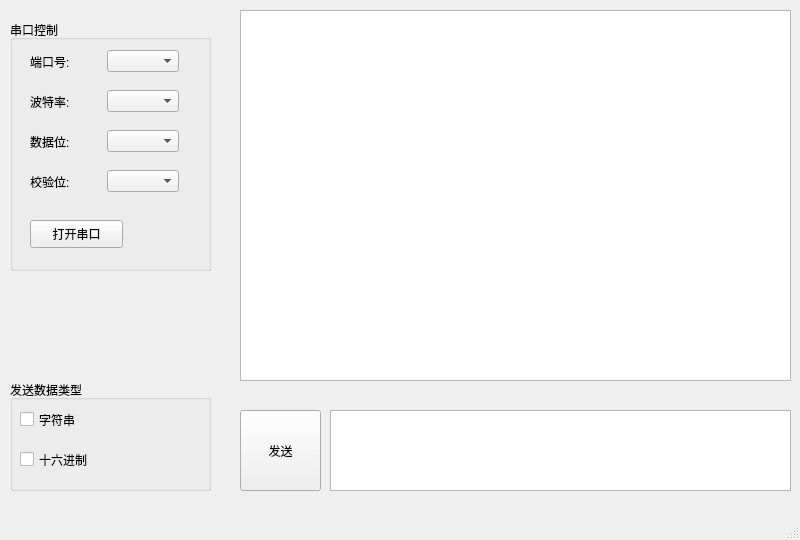
<?xml version="1.0" encoding="UTF-8"?>
<ui version="4.0">
 <class>MainWindow</class>
 <widget class="QMainWindow" name="MainWindow">
  <property name="geometry">
   <rect>
    <x>0</x>
    <y>0</y>
    <width>800</width>
    <height>540</height>
   </rect>
  </property>
  <property name="windowTitle">
   <string>MainWindow</string>
  </property>
  <widget class="QWidget" name="centralwidget">
   <widget class="QTextEdit" name="textEdit">
    <property name="geometry">
     <rect>
      <x>240</x>
      <y>10</y>
      <width>551</width>
      <height>371</height>
     </rect>
    </property>
    <property name="readOnly">
     <bool>true</bool>
    </property>
   </widget>
   <widget class="QTextEdit" name="textEdit_2">
    <property name="geometry">
     <rect>
      <x>330</x>
      <y>410</y>
      <width>461</width>
      <height>81</height>
     </rect>
    </property>
   </widget>
   <widget class="QPushButton" name="pushButton_send">
    <property name="geometry">
     <rect>
      <x>240</x>
      <y>410</y>
      <width>81</width>
      <height>81</height>
     </rect>
    </property>
    <property name="text">
     <string>发送</string>
    </property>
   </widget>
   <widget class="QGroupBox" name="groupBox">
    <property name="geometry">
     <rect>
      <x>10</x>
      <y>20</y>
      <width>201</width>
      <height>251</height>
     </rect>
    </property>
    <property name="title">
     <string>串口控制</string>
    </property>
    <widget class="QPushButton" name="pushButton">
     <property name="geometry">
      <rect>
       <x>20</x>
       <y>200</y>
       <width>93</width>
       <height>28</height>
      </rect>
     </property>
     <property name="text">
      <string>打开串口</string>
     </property>
    </widget>
    <widget class="QWidget" name="">
     <property name="geometry">
      <rect>
       <x>20</x>
       <y>30</y>
       <width>149</width>
       <height>23</height>
      </rect>
     </property>
     <layout class="QHBoxLayout" name="horizontalLayout">
      <item>
       <widget class="QLabel" name="label">
        <property name="text">
         <string>端口号:</string>
        </property>
       </widget>
      </item>
      <item>
       <widget class="QComboBox" name="comboBox"/>
      </item>
     </layout>
    </widget>
    <widget class="QWidget" name="">
     <property name="geometry">
      <rect>
       <x>20</x>
       <y>70</y>
       <width>149</width>
       <height>23</height>
      </rect>
     </property>
     <layout class="QHBoxLayout" name="horizontalLayout_2">
      <item>
       <widget class="QLabel" name="label_2">
        <property name="text">
         <string>波特率:</string>
        </property>
       </widget>
      </item>
      <item>
       <widget class="QComboBox" name="comboBox_2"/>
      </item>
     </layout>
    </widget>
    <widget class="QWidget" name="">
     <property name="geometry">
      <rect>
       <x>20</x>
       <y>110</y>
       <width>149</width>
       <height>23</height>
      </rect>
     </property>
     <layout class="QHBoxLayout" name="horizontalLayout_3">
      <item>
       <widget class="QLabel" name="label_3">
        <property name="text">
         <string>数据位:</string>
        </property>
       </widget>
      </item>
      <item>
       <widget class="QComboBox" name="comboBox_3"/>
      </item>
     </layout>
    </widget>
    <widget class="QWidget" name="">
     <property name="geometry">
      <rect>
       <x>20</x>
       <y>150</y>
       <width>149</width>
       <height>23</height>
      </rect>
     </property>
     <layout class="QHBoxLayout" name="horizontalLayout_4">
      <item>
       <widget class="QLabel" name="label_4">
        <property name="text">
         <string>校验位:</string>
        </property>
       </widget>
      </item>
      <item>
       <widget class="QComboBox" name="comboBox_4"/>
      </item>
     </layout>
    </widget>
   </widget>
   <widget class="QGroupBox" name="groupBox_2">
    <property name="geometry">
     <rect>
      <x>10</x>
      <y>380</y>
      <width>201</width>
      <height>111</height>
     </rect>
    </property>
    <property name="title">
     <string>发送数据类型</string>
    </property>
    <widget class="QCheckBox" name="checkBox_2">
     <property name="geometry">
      <rect>
       <x>10</x>
       <y>70</y>
       <width>91</width>
       <height>19</height>
      </rect>
     </property>
     <property name="text">
      <string>十六进制</string>
     </property>
    </widget>
    <widget class="QCheckBox" name="checkBox">
     <property name="geometry">
      <rect>
       <x>10</x>
       <y>30</y>
       <width>91</width>
       <height>19</height>
      </rect>
     </property>
     <property name="text">
      <string>字符串</string>
     </property>
     <property name="checked">
      <bool>false</bool>
     </property>
    </widget>
   </widget>
  </widget>
  <widget class="QMenuBar" name="menubar">
   <property name="geometry">
    <rect>
     <x>0</x>
     <y>0</y>
     <width>800</width>
     <height>26</height>
    </rect>
   </property>
  </widget>
  <widget class="QStatusBar" name="statusbar"/>
 </widget>
 <resources/>
 <connections/>
</ui>
